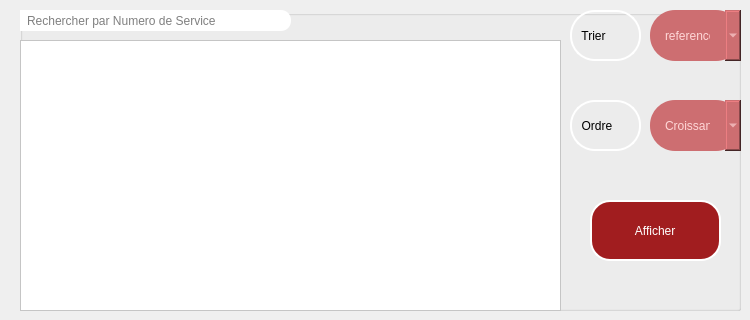
            <widget class="QWidget" name="tab_2">
             <attribute name="title">
              <string>afficher Evenement</string>
             </attribute>
             <widget class="QGroupBox" name="groupBox_9">
              <property name="geometry">
               <rect>
                <x>20</x>
                <y>10</y>
                <width>721</width>
                <height>301</height>
               </rect>
              </property>
              <property name="title">
               <string/>
              </property>
              <widget class="QTableView" name="TabEv">
               <property name="geometry">
                <rect>
                 <x>0</x>
                 <y>30</y>
                 <width>541</width>
                 <height>271</height>
                </rect>
               </property>
               <property name="styleSheet">
                <string notr="true">background-color:white;
broder-radius:25px;</string>
               </property>
              </widget>
              <widget class="QComboBox" name="comboBox_ordre">
               <property name="geometry">
                <rect>
                 <x>630</x>
                 <y>90</y>
                 <width>91</width>
                 <height>51</height>
                </rect>
               </property>
               <property name="styleSheet">
                <string notr="true">QComboBox
{	color: rgb(255,215,215);
 border-radius: 15px 50px 30px;
    background-color:#cd6e71;
/*background-color:rgb(161, 29, 31);
/*border:2px solid #ffe4e1 */;
	font: 75 10pt &quot;MS Shell Dlg 2&quot;;
  
border-radius: 25px;
border-style: outset;

  padding: 15px; 
  width: 200px;
  height: 150px;  }
QComboBox::hover {
font-weight : bold ;
color :#B3404A;
background-color : rgb(255,215,215);
}</string>
               </property>
               <item>
                <property name="text">
                 <string>Croissant</string>
                </property>
               </item>
               <item>
                <property name="text">
                 <string>Decroissant</string>
                </property>
               </item>
              </widget>
              <widget class="QComboBox" name="comboBox_parametre">
               <property name="geometry">
                <rect>
                 <x>630</x>
                 <y>0</y>
                 <width>91</width>
                 <height>51</height>
                </rect>
               </property>
               <property name="styleSheet">
                <string notr="true">QComboBox
{	color: rgb(255,215,215);
 /*border-radius: 15px 50px 30px;*/
border-radius:25px;
   background-color:#cd6e71;
/*background-color:rgb(161, 29, 31);
border:2px solid #ffe4e1 */;
	font: 75 10pt &quot;MS Shell Dlg 2&quot;;
  
border-radius: 25px;
border-style: outset;

  padding: 15px; 
  width: 200px;
  height: 150px;  }
QComboBox::hover {
font-weight : bold ;
color :#B3404A;
background-color : rgb(255,215,215);
}</string>
               </property>
               <item>
                <property name="text">
                 <string>reference</string>
                </property>
               </item>
               <item>
                <property name="text">
                 <string>CIN</string>
                </property>
               </item>
               <item>
                <property name="text">
                 <string>numero de service</string>
                </property>
               </item>
               <item>
                <property name="text">
                 <string>PRIX</string>
                </property>
               </item>
              </widget>
              <widget class="QLabel" name="label_33">
               <property name="geometry">
                <rect>
                 <x>550</x>
                 <y>0</y>
                 <width>71</width>
                 <height>51</height>
                </rect>
               </property>
               <property name="styleSheet">
                <string notr="true">border:2px solid white;
border-radius:25px;</string>
               </property>
               <property name="text">
                <string>  Trier</string>
               </property>
              </widget>
              <widget class="QLabel" name="label_34">
               <property name="geometry">
                <rect>
                 <x>550</x>
                 <y>90</y>
                 <width>71</width>
                 <height>51</height>
                </rect>
               </property>
               <property name="styleSheet">
                <string notr="true">border:2px solid white;
border-radius:25px;</string>
               </property>
               <property name="text">
                <string>  Ordre</string>
               </property>
              </widget>
              <widget class="QPushButton" name="pushButton_5">
               <property name="geometry">
                <rect>
                 <x>570</x>
                 <y>190</y>
                 <width>131</width>
                 <height>61</height>
                </rect>
               </property>
               <property name="cursor">
                <cursorShape>PointingHandCursor</cursorShape>
               </property>
               <property name="styleSheet">
                <string notr="true">QPushButton
{font: 75 12pt &quot;MS Shell Dlg 2&quot;;
border-radius:20px;
background-color:rgb(161, 29, 31);
color:white;
border: 2px solid white;}

QPushButton::hover
{
background-color:white;
color:rgb(161, 29, 31);}

</string>
               </property>
               <property name="text">
                <string> Afficher </string>
               </property>
              </widget>
              <widget class="QLineEdit" name="lineEdit_recherche">
               <property name="geometry">
                <rect>
                 <x>-10</x>
                 <y>0</y>
                 <width>281</width>
                 <height>21</height>
                </rect>
               </property>
               <property name="styleSheet">
                <string notr="true">background-color : white ;
border-radius : 10px ;
padding-left : 15px ;</string>
               </property>
               <property name="text">
                <string/>
               </property>
               <property name="placeholderText">
                <string>Rechercher par Numero de Service</string>
               </property>
              </widget>
             </widget>
            </widget>
